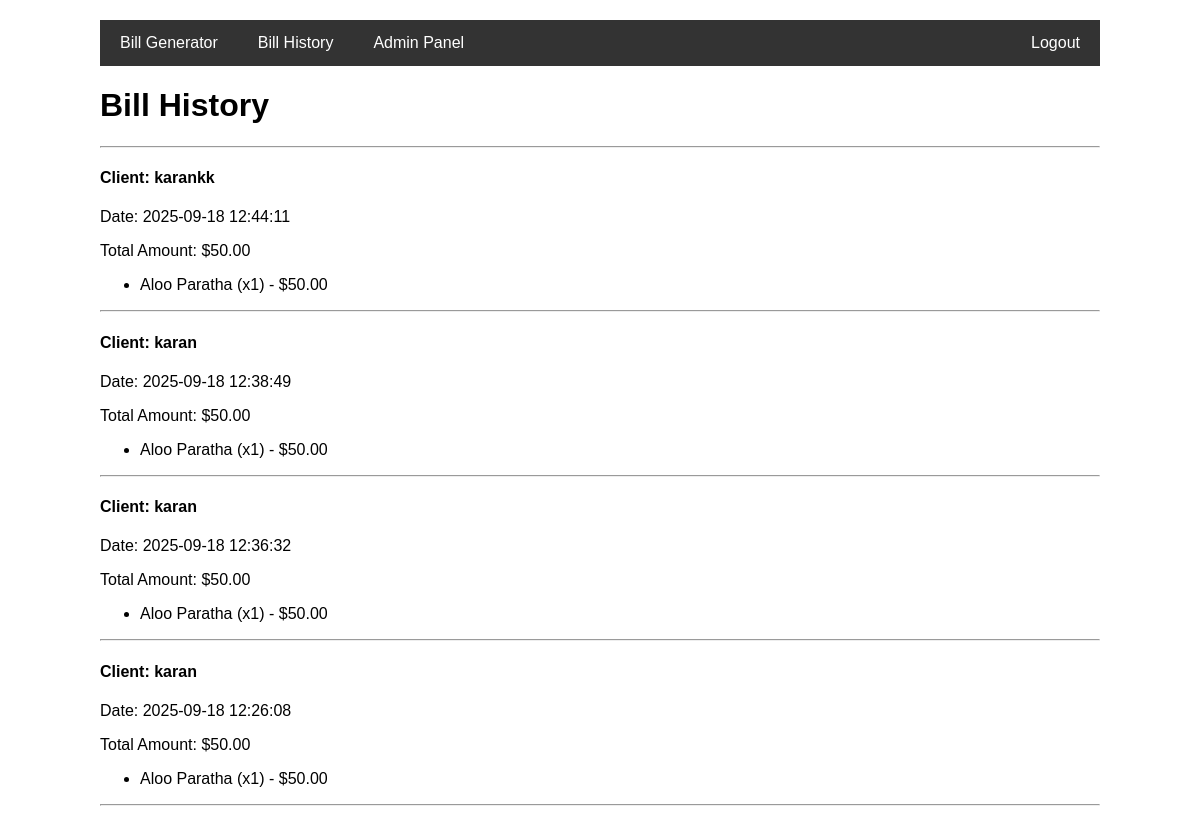
The page /history (signed in) on the database its author committed.
### app.py (models this page shows, shortened)
class BillHistory(db.Model):
    id = db.Column(db.Integer, primary_key=True)
    client_name = db.Column(db.String(100), nullable=False)
    bill_data = db.Column(db.Text, nullable=False) # Stores JSON string of items
    total_amount = db.Column(db.Float, nullable=False)
    timestamp = db.Column(db.DateTime, default=datetime.utcnow)

### app.py (the view)
@app.route('/history')
def history():
    if not session.get('logged_in'):
        return redirect(url_for('login'))
    history_list = BillHistory.query.order_by(BillHistory.timestamp.desc()).all()
    parsed_history = []
    for bill in history_list:
        parsed_history.append({
            'id': bill.id,
            'client_name': bill.client_name,
            'total_amount': bill.total_amount,
            'timestamp': bill.timestamp.strftime('%Y-%m-%d %H:%M:%S'),
            'bill_data': json.loads(bill.bill_data)
        })
    return render_template('history.html', history=parsed_history)

### templates/history.html (shortened to what this page needs)
<!DOCTYPE html>
<html lang="en">
<head>
</head>
<body>
    <div class="navbar">
        <a href="{{ url_for('bill_generator') }}">Bill Generator</a>
        <a href="{{ url_for('history') }}">Bill History</a>
        <a href="{{ url_for('admin_panel') }}">Admin Panel</a>
        <a href="{{ url_for('logout') }}" class="right">Logout</a>
    </div>
    <h1>Bill History</h1>
    <hr>
    <div id="bill-history-list">
        {% for bill in history %}
        <div>
            <h4>Client: {{ bill.client_name }}</h4>
            <p>Date: {{ bill.timestamp }}</p>
            <p>Total Amount: ${{ "%.2f"|format(bill.total_amount) }}</p>
            <ul>
                {% for item in bill.bill_data %}
                    <li>{{ item.name }} (x{{ item.quantity }}) - ${{ "%.2f"|format(item.total) }}</li>
                {% endfor %}
            </ul>
        </div>
        <hr>
        {% endfor %}
    </div>
</body>
</html>

### templates/history.html (style rules this page uses)
body { font-family: sans-serif; max-width: 1000px; margin: auto; padding: 20px; }
.navbar { overflow: hidden; background-color: #333; }
.navbar a { float: left; display: block; color: white; text-align: center; padding: 14px 20px; text-decoration: none; }
.navbar a.right { float: right; }

### rows shown on the page
BillHistory: client_name "karankk", timestamp "2025-09-18 12:44:11", total_amount "50.00", name "Aloo Paratha", quantity "1", total "50.00"
BillHistory: client_name "karan", timestamp "2025-09-18 12:38:49", total_amount "50.00", name "Aloo Paratha", quantity "1", total "50.00"
BillHistory: client_name "karan", timestamp "2025-09-18 12:36:32", total_amount "50.00", name "Aloo Paratha", quantity "1", total "50.00"
BillHistory: client_name "karan", timestamp "2025-09-18 12:26:08", total_amount "50.00", name "Aloo Paratha", quantity "1", total "50.00"
